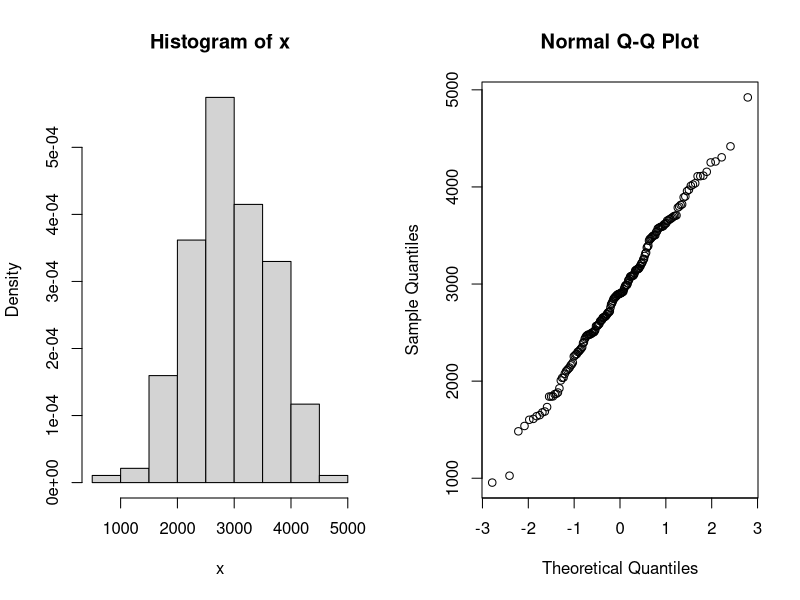
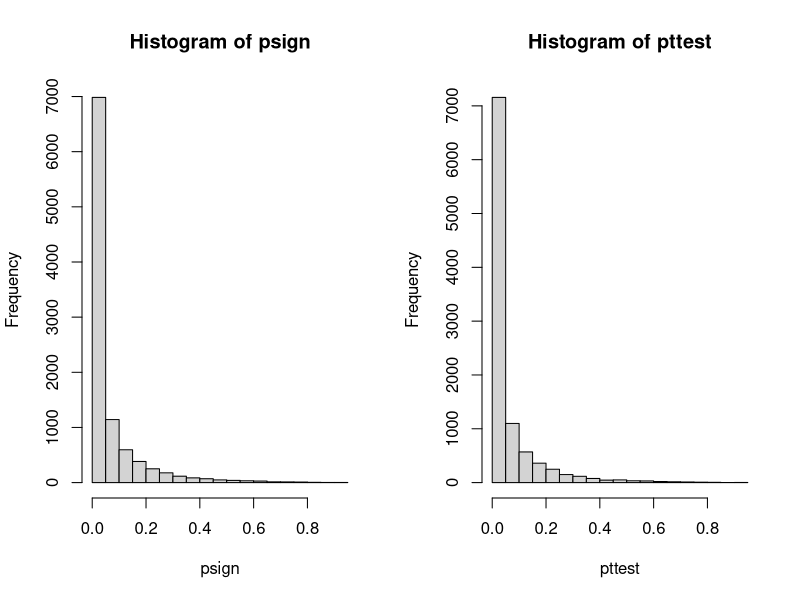
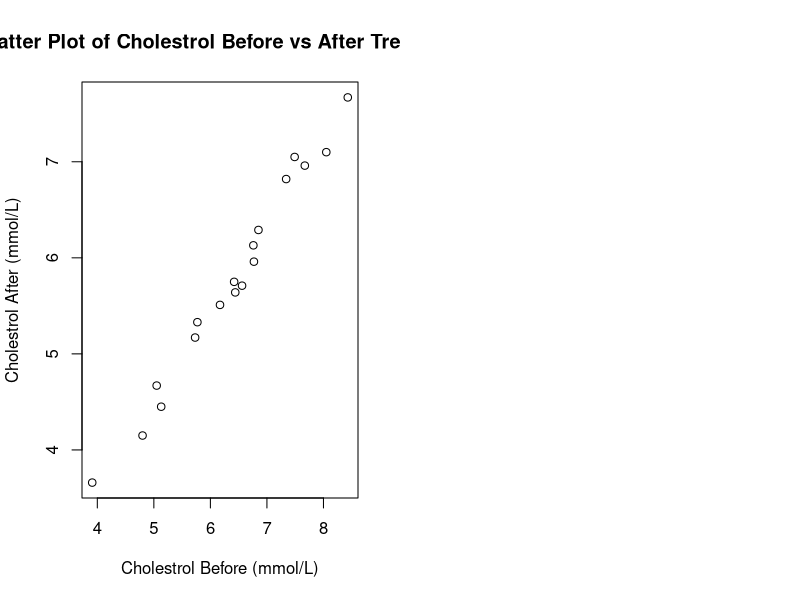
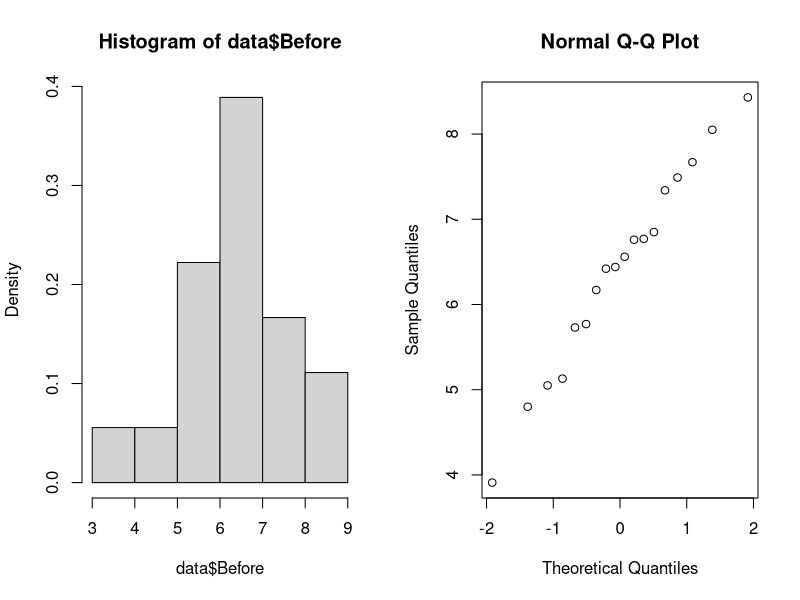
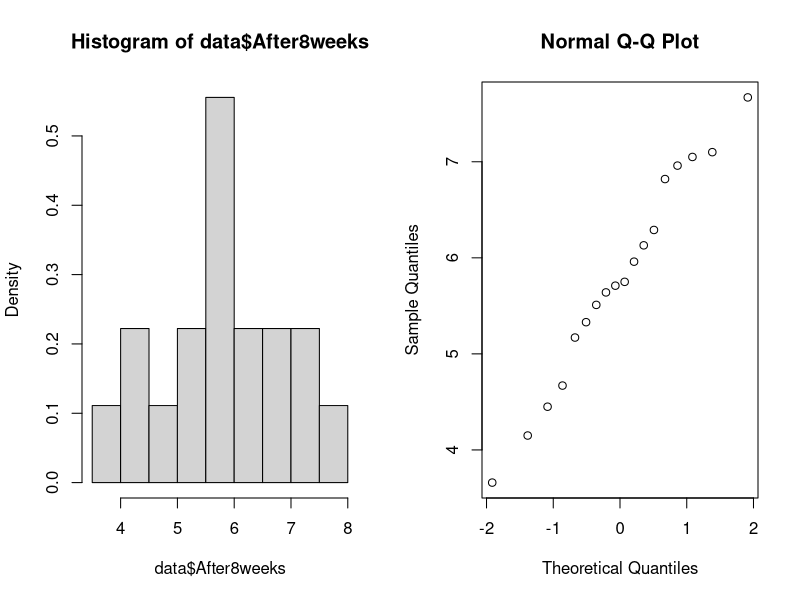

The R source for these figures, in order:
## ---- chunk 1
data = read.table("birthweight.txt", header=T)
par(mfrow=c(1,2))
# use x as alias for the dataset
x = data$birthweight

# checking normality
hist(x, freq=F)
qqnorm(x)
shapiro.test(x)

t.test(x, conf.level=0.96)

# calculate min sample size needed
tval = qt(0.98, length(x))
m = 50
n = (tval * sd(x) / m) ** 2
print(sprintf("min sample size, n = %.2f", n))

## ---- chunk 2
B = 10000
Tstar = numeric(B)
for (i in 1:B){
  # sample with replacement, for a new sample of same length(x)
  Xstar = sample(x, replace=TRUE)
  Tstar[i] = mean(Xstar) 
}

Tstar02 = quantile(Tstar, 0.02)
Tstar04 = quantile(Tstar, 0.98)
print(sprintf("Bootstrap 96%% CI = [%.2f, %.2f]", Tstar02, Tstar04))
## ---- chunk 3
res = t.test(x, mu=2800, alt="g")
res #[[4]]
## ---- chunk 4
res = wilcox.test(x, mu=2800, alt="g")
res
## ---- chunk 5

B = 10000; n = length(x)
psign=numeric(B) ## will contain p-values of sign test
pttest=numeric(B) ## will contain p-values of t-test
for(i in 1:B) {
  y = rnorm(n, mean=mean(x),sd=sd(x)) ## generate data under H1 with mu=0.5
  mu = 2800
  pttest[i] = t.test(y, mu=mu, alternative="greater")[[3]] ## extract p-value
  psign[i] = wilcox.test(y, mu=mu, alt="g")[[3]]
  #psign[i] = binom.test(sum(x>0),n,p=0.5)[[3]]
} ## extract p-value
signPower = sum(psign<0.05) / B
tPower = sum(pttest<0.05) / B

print(sprintf("wilcox signed rank test power = %.4f, t-test power = %.4f", signPower, tPower))
par(mfrow=c(1,2))
hist(psign)
hist(pttest)

## ---- chunk 6
# compute pHat based on the data:
pHat = sum(x < 2600) / length(x)
n = length(x)
# compute z_{\alpha/2}
z = (pHat - 0.25) / sqrt((pHat * (1-pHat)) / n)
sprintf("pHat = %.5f, z = %.5f", pHat, z)
# compute alpha:
alpha = 2 * pnorm(z, lower.tail = F)
ciLevel = 1 - alpha
sprintf("confidence interval level = %.5f", ciLevel)

ciUpper = pHat + z * sqrt((pHat * (1-pHat)) / n)
ciLower = pHat - z * sqrt((pHat * (1-pHat)) / n)
sprintf("final confidence interval = [%.4f, %.4f]", ciLower, ciUpper)
## ---- chunk 7
prop.test(c(34, 28), c(95, 93))
#prop.test(c(34, 28), c(95, 93))
## ---- chunk 8
data = read.table("cholesterol.txt", header=T)

plot(data$Before, data$After8weeks, main="Scatter Plot of Cholestrol Before vs After Treatment", xlab="Cholestrol Before (mmol/L)", ylab="Cholestrol After (mmol/L)")

# checking normality:
par(mfrow=c(1,2))
hist(data$Before, freq=F)
qqnorm(data$Before)
shapiro.test(data$Before)

hist(data$After8weeks, freq=F)
qqnorm(data$After8weeks)
shapiro.test(data$After8weeks)
## ---- chunk 9
cor.test(data$Before, data$After8weeks)
## ---- chunk 10

## ---- chunk 11

## ---- chunk 12

## ---- chunk 13

## ---- chunk 14
data = read.table("diet.txt", header=T)
#data
## ---- chunk 15
library(MASS)
data = npk
#data
